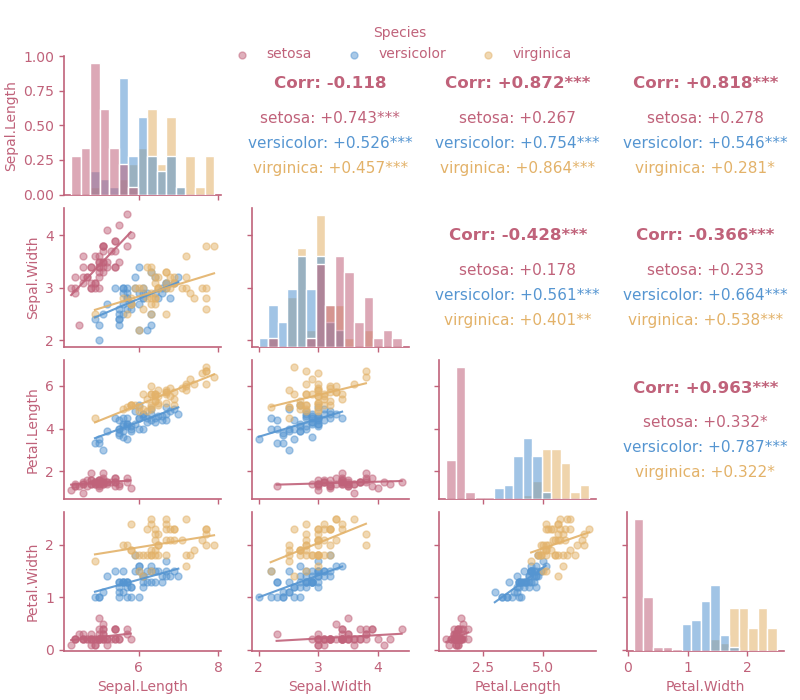

The Python source for this figure:
# -*- coding: utf-8 -*-
# @Time    : 2025/9/19 19:53
# @Author  : AndyChen
# @FileName: B01_2.py
# @Software: PyCharm

import pandas as pd
import seaborn as sns
import matplotlib.pyplot as plt
from scipy.stats import pearsonr

# =========================
# 用户配置
# =========================
read_custom_data = False  # 是否读取自定义数据（True 从 data.csv 读；False 生成内置 iris 并保存）

# =========================
# 读取数据
# =========================
if read_custom_data:
    iris = pd.read_csv("data.csv")
else:
    iris = sns.load_dataset("iris").rename(columns={
        "sepal_length": "Sepal.Length",
        "sepal_width": "Sepal.Width",
        "petal_length": "Petal.Length",
        "petal_width": "Petal.Width",
        "species": "Species"
    })
    # 可选：将生成的数据写出，便于下次直接读取
    try:
        iris.to_csv("data.csv", index=False)
    except Exception:
        pass

# 2) 配色：红(setosa)、蓝(versicolor)、黄(virginica)
palette = {"setosa": "#c0627a", "versicolor": "#5595d1", "virginica": "#e3b269"}
hue_order = ["setosa", "versicolor", "virginica"]

def _p_stars(p):
    if p < 1e-3:
        return "***"
    if p < 1e-2:
        return "**"
    if p < 5e-2:
        return "*"
    return ""

# 3) 上三角：总相关 + 分物种相关（含星标）
def corrpanel(x, y, **kws):
    ax = plt.gca()
    if hasattr(ax, "_corr_drawn"):
        return

    col_x = getattr(x, "name", None)
    col_y = getattr(y, "name", None)

    if not col_x or not col_y:
        ax.text(0.5, 0.5, "N/A", ha="center", va="center",
                transform=ax.transAxes, fontsize=12, fontweight="bold")
        ax._corr_drawn = True
        return

    r_all, p_all = pearsonr(iris[col_x], iris[col_y])
    txt_all = f"Corr: {r_all:+.3f}{_p_stars(p_all)}"

    lines = []
    for sp in hue_order:
        sub = iris[iris["Species"] == sp]
        r_sp, p_sp = pearsonr(sub[col_x], sub[col_y])
        lines.append((sp, r_sp, _p_stars(p_sp)))

    ax.tick_params(left=False, bottom=False, labelleft=False, labelbottom=False)
    for spine in ax.spines.values():
        spine.set_visible(False)

    ax.text(0.5, 0.80, txt_all, ha="center", va="center",
            transform=ax.transAxes, fontsize=12, fontweight="bold", color="#c0627a")

    y0 = 0.55
    dy = 0.18
    for i, (sp, r_sp, stars) in enumerate(lines):
        color = palette[sp]
        ax.text(0.5, y0 - i * dy, f"{sp}: {r_sp:+.3f}{stars}",
                ha="center", va="center", transform=ax.transAxes,
                fontsize=11, color=color)

    ax._corr_drawn = True

# 4) 构建 PairGrid
vars_order = ["Sepal.Length", "Sepal.Width", "Petal.Length", "Petal.Width"]
g = sns.PairGrid(
    iris,
    vars=vars_order,
    hue="Species",
    hue_order=hue_order,
    palette=palette,
    corner=False,
    diag_sharey=False
)

# 下三角：按物种分别拟合回归线并绘制散点
g.map_lower(
    sns.regplot,
    scatter_kws={"s": 25, "alpha": 0.5},
    line_kws={"lw": 1.5, "alpha": 0.9},
    ci=None
)

# 上三角：显示总相关 + 分物种相关
g.map_upper(corrpanel)

# 对角线：分物种直方图（白色边线）
g.map_diag(
    sns.histplot,
    common_norm=False,
    element="bars",
    alpha=0.55,
    bins=15,
    edgecolor="white",
    linewidth=1.0
)

# 5) 统一把轴线/刻度/标签设为深红
DARK_RED = "#c0627a"
for ax in g.axes.flatten():
    if ax is None:
        continue
    for spine in ax.spines.values():
        spine.set_color(DARK_RED)
        spine.set_linewidth(1.2)
    ax.tick_params(axis="both", colors=DARK_RED, which="both", width=1.0, labelcolor=DARK_RED)
    ax.xaxis.label.set_color(DARK_RED)
    ax.yaxis.label.set_color(DARK_RED)

# 图例与整体布局
g.add_legend(title="Species", ncols=3, bbox_to_anchor=(0.5, 0.98), loc="upper center")
leg = g._legend
if leg is not None:
    leg.get_title().set_color("#c0627a")
    for text in leg.get_texts():
        text.set_color("#c0627a")

g.figure.subplots_adjust(right=0.98, top=0.92, left=0.08, bottom=0.07)
g.figure.set_size_inches(8, 7)
g.figure.set_dpi(150)

plt.savefig("B01_2.png")

plt.show()
